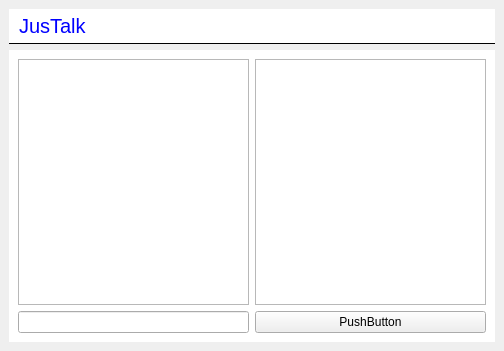
<?xml version="1.0" encoding="UTF-8"?>
<ui version="4.0">
 <class>MainWindow</class>
 <widget class="QMainWindow" name="MainWindow">
  <property name="geometry">
   <rect>
    <x>0</x>
    <y>0</y>
    <width>504</width>
    <height>351</height>
   </rect>
  </property>
  <property name="windowTitle">
   <string>MainWindow</string>
  </property>
  <property name="styleSheet">
   <string notr="true">#titleLabel {
background: white;
color: blue;
font-size: 20px;
border: none;
border-bottom:  1px solid black;
padding: 5px;
}

#mainFrame {
border: none;
background: white;
}

#loginFrame {
background: qlineargradient(x1: 0, y1: 0, x2: 0, y2: 1, stop: 0 #ddf, stop: 1 #aaf);
border: 1px solid gray;
padding: 10px;
border-radius: 25px;
}</string>
  </property>
  <widget class="QWidget" name="centralwidget">
   <layout class="QGridLayout" name="gridLayout">
    <item row="0" column="0">
     <widget class="QLabel" name="titleLabel">
      <property name="sizePolicy">
       <sizepolicy hsizetype="Preferred" vsizetype="Fixed">
        <horstretch>0</horstretch>
        <verstretch>0</verstretch>
       </sizepolicy>
      </property>
      <property name="text">
       <string>JusTalk</string>
      </property>
     </widget>
    </item>
    <item row="1" column="0">
     <widget class="QFrame" name="mainFrame">
      <property name="frameShape">
       <enum>QFrame::StyledPanel</enum>
      </property>
      <layout class="QGridLayout" name="gridLayout_2">
       <item row="0" column="1">
        <layout class="QGridLayout" name="gridLayout_3">
         <item row="1" column="1">
          <widget class="QPushButton" name="pushButton">
           <property name="text">
            <string>PushButton</string>
           </property>
          </widget>
         </item>
         <item row="1" column="0">
          <widget class="QLineEdit" name="sayLineEdit"/>
         </item>
         <item row="0" column="0">
          <widget class="QTextEdit" name="roomTextEdit"/>
         </item>
         <item row="0" column="1">
          <widget class="QListWidget" name="userListWidget"/>
         </item>
        </layout>
       </item>
      </layout>
     </widget>
    </item>
   </layout>
  </widget>
 </widget>
 <resources/>
 <connections/>
</ui>
